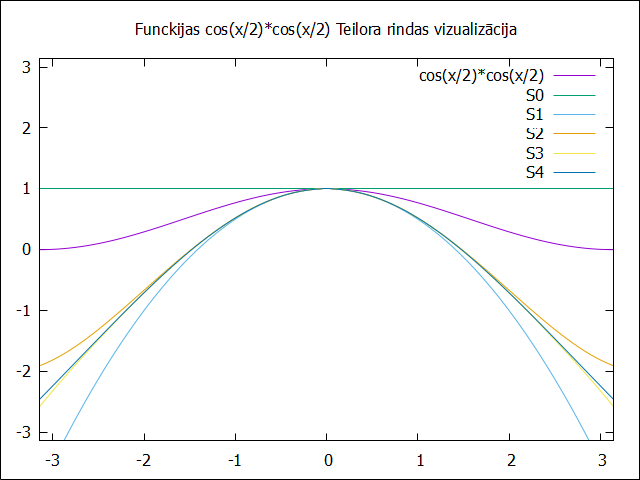

Recreate this plot in gnuplot.
#!/usr/bin/gnuplot -persist
set terminal pngcairo transparent #enhanced font "arial,10" fontscale 1.0 size 600, 400
set output 'taylor.png' #names the png file
set xrange [-pi:pi]
set yrange [-pi:pi]
set title "Funckijas cos(x/2)*cos(x/2) Teilora rindas vizualizācija"
set object 1 rectangle from screen 0,0 to screen 1,1 fillcolor rgb 'white' behind #lai redzetu grafiku VSC

plot cos(x/2)*cos(x/2) title "cos(x/2)*cos(x/2)", \
    1 title "S0" with lines, \
    1 - (x*x/2) title "S1" with lines, \
    1 - (x*x/2) + (x*x*x*x/48) title "S2" with lines, \
    1 - (x*x/2) + (x*x*x*x/48) - (x*x*x*x*x*x/1440) title "S3" with lines, \
    1 - (x*x/2) + (x*x*x*x/48) - (x*x*x*x*x*x/1440) + (x*x*x*x*x*x*x*x/80640) title "S4" with lines
